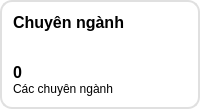
                 <widget class="QWidget" name="verticalWidget_16" native="true">
                  <property name="styleSheet">
                   <string notr="true">QWidget{background-color: #ffffff;
border: 2px solid #E0E0E0;
border-radius: 12px;
}
QLabel{
	border: 0px solid #E0E0E0;
}</string>
                  </property>
                  <layout class="QVBoxLayout" name="verticalLayout_21">
                   <property name="spacing">
                    <number>0</number>
                   </property>
                   <property name="leftMargin">
                    <number>13</number>
                   </property>
                   <property name="topMargin">
                    <number>13</number>
                   </property>
                   <property name="rightMargin">
                    <number>13</number>
                   </property>
                   <property name="bottomMargin">
                    <number>13</number>
                   </property>
                   <item>
                    <layout class="QHBoxLayout" name="horizontalLayout_13">
                     <item>
                      <widget class="QLabel" name="label_66">
                       <property name="font">
                        <font>
                         <family>Segoe UI</family>
                         <pointsize>12</pointsize>
                         <bold>true</bold>
                        </font>
                       </property>
                       <property name="text">
                        <string>Chuyên ngành</string>
                       </property>
                      </widget>
                     </item>
                     <item>
                      <widget class="QPushButton" name="pushButton_21">
                       <property name="maximumSize">
                        <size>
                         <width>39</width>
                         <height>39</height>
                        </size>
                       </property>
                       <property name="styleSheet">
                        <string notr="true">border: 0px;
border-radius: 0px;</string>
                       </property>
                       <property name="text">
                        <string/>
                       </property>
                       <property name="icon">
                        <iconset resource="resource.qrc">
                         <normaloff>:/icons/icons_/expertise.png</normaloff>:/icons/icons_/expertise.png</iconset>
                       </property>
                       <property name="iconSize">
                        <size>
                         <width>35</width>
                         <height>53</height>
                        </size>
                       </property>
                      </widget>
                     </item>
                    </layout>
                   </item>
                   <item>
                    <widget class="QLabel" name="label_68">
                     <property name="font">
                      <font>
                       <family>Segoe UI</family>
                       <pointsize>20</pointsize>
                      </font>
                     </property>
                     <property name="text">
                      <string/>
                     </property>
                    </widget>
                   </item>
                   <item>
                    <widget class="QLabel" name="tong_chuyen_nganh_label">
                     <property name="font">
                      <font>
                       <family>Segoe UI</family>
                       <pointsize>12</pointsize>
                       <bold>true</bold>
                      </font>
                     </property>
                     <property name="text">
                      <string>0</string>
                     </property>
                    </widget>
                   </item>
                   <item>
                    <widget class="QLabel" name="label_70">
                     <property name="text">
                      <string>Các chuyên ngành</string>
                     </property>
                    </widget>
                   </item>
                  </layout>
                 </widget>
